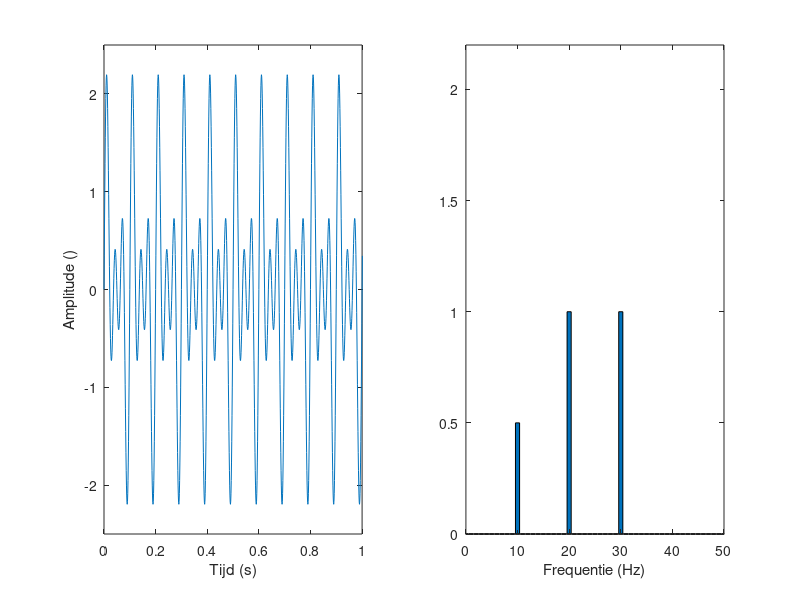

This figure's MATLAB source:
fs = 1000;
T = 20;

f1 = 10;
A1 = 0.5;

N = 1000;

f2 = 20;
A2 = 1;

f3 = 30;
A3 = 1;

t = (0:1/fs:T);

y = A1*sin(2*pi*f1*t) + A2*sin(2*pi*f2*t) + A3*sin(2*pi*f3*t);

Y = fft(y,N)*2/N;
Y([1 end]) = Y([1 end])/2;
f = (0:length(Y)-1)*fs/length(Y);

figure(1);
clf;
subplot(1,2,1)
plot(t,y);
xlim([0 1])
ylim([-2.5 2.5])
xlabel('Tijd (s)');
ylabel('Amplitude ()');

subplot(1,2,2)
bar(f,abs(Y));
xlim([0 50])
ylim([0 2.2])
xlabel('Frequentie (Hz)');

saveas(gcf,'samengesteldeToon.png')